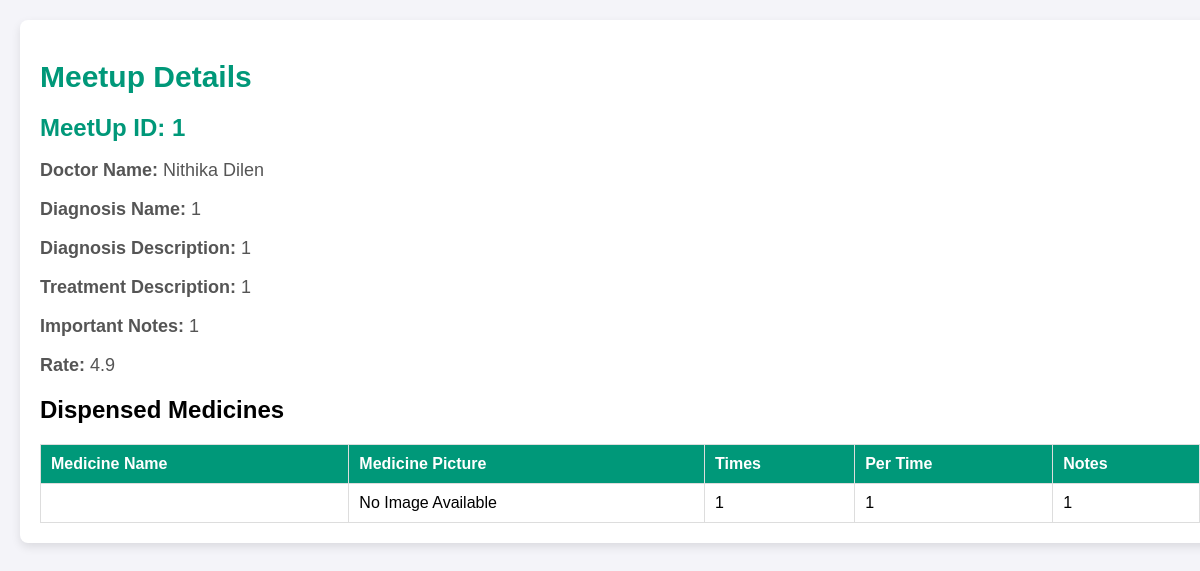
Screenshot of /Doctor/MeetupDetails.php?patientId=200421801205&MeetupID=1 with the database file from the repository.
### Doctor/MeetupDetails.php (the view, shortened to what this page needs)
<?php
$MeetUpID = $_GET['MeetupID'];
include "../DBConnection.php";
$query_meetup = "
    SELECT
        `MeetUp ID`,
        `Patient ID`,
        `Doctor ID`,
        CONCAT(`doctors`.`FirstName`, ' ', `doctors`.`LastName`) AS `DoctorName`,
        `Diagnoze Name`,
        `Diagnoze Description`,
        `Treatment Description`,
        `Important Notes`,
        `Rate`
    FROM `patient-doctor meetups`
    LEFT JOIN `doctors` ON `doctors`.`DoctorID` = `patient-doctor meetups`.`Doctor ID`
    WHERE `MeetUp ID` = ?";
$stmt_meetup = $con->prepare($query_meetup);
$stmt_meetup->bind_param("i", $MeetUpID);
$stmt_meetup->execute();
$meetup = $stmt_meetup->get_result()->fetch_assoc();
$query_medicines = "
    SELECT
        `dispence-medicine`.`Medicine ID`,
        `dispence-medicine`.`times`,
        `dispence-medicine`.`per time`,
        `dispence-medicine`.`Notes`,
        `medicinedetails`.`MedicineName`,
        `medicinedetails`.`PictureOfMedicine`
    FROM `dispence-medicine`
    LEFT JOIN `medicinedetails` ON `medicinedetails`.`MedicineID` = `dispence-medicine`.`Medicine ID`
    WHERE `dispence-medicine`.`MeetUp ID` = ?";
$stmt_medicines = $con->prepare($query_medicines);
$stmt_medicines->bind_param("i", $MeetUpID);
$stmt_medicines->execute();
$medicines = $stmt_medicines->get_result();
?>
<!DOCTYPE html>
<html lang="en">
<head>
</head>
<body>
<div class="container">
    <h1>Meetup Details</h1>
    <div class="details-section">
        <h2>MeetUp ID: <?= htmlspecialchars($meetup['MeetUp ID']); ?></h2>
        <p><strong>Doctor Name:</strong> <?= htmlspecialchars($meetup['DoctorName']); ?></p>
        <p><strong>Diagnosis Name:</strong> <?= htmlspecialchars($meetup['Diagnoze Name']); ?></p>
        <p><strong>Diagnosis Description:</strong> <?= htmlspecialchars($meetup['Diagnoze Description']); ?></p>
        <p><strong>Treatment Description:</strong> <?= htmlspecialchars($meetup['Treatment Description']); ?></p>
        <p><strong>Important Notes:</strong> <?= htmlspecialchars($meetup['Important Notes']); ?></p>
        <p><strong>Rate:</strong>
            <?= $meetup['Rate'] == 0 ? 'Not Rated' : htmlspecialchars($meetup['Rate']); ?>
        </p>
    </div>
    <div class="medicines-section">
        <h2>Dispensed Medicines</h2>
        <?php if ($medicines->num_rows > 0) { ?>
            <table>
                <thead>
                    <tr>
                        <th>Medicine Name</th>
                        <th>Medicine Picture</th>
                        <th>Times</th>
                        <th>Per Time</th>
                        <th>Notes</th>
                    </tr>
                </thead>
                <tbody>
                    <?php while ($medicine = $medicines->fetch_assoc()) { ?>
                        <tr>
                            <td><?= htmlspecialchars($medicine['MedicineName']); ?></td>
                            <td>
                                <?php if ($medicine['PictureOfMedicine']) { ?>
                                    <img src="<?= htmlspecialchars($medicine['PictureOfMedicine']); ?>" class="medicine-image" alt="Medicine Image">
                                <?php } else { ?>
                                    No Image Available
                                <?php } ?>
                            </td>
                            <td><?= htmlspecialchars($medicine['times']); ?></td>
                            <td><?= htmlspecialchars($medicine['per time']); ?></td>
                            <td><?= htmlspecialchars($medicine['Notes']); ?></td>
                        </tr>
                    <?php } ?>
                </tbody>
            </table>
        <?php } else { ?>
            <p>No medicines dispensed for this meetup.</p>
        <?php } ?>
    </div>
</div>
</body>
</html>

### Doctor/MeetupDetails.php (style rules this page uses)
body { font-family: Arial, sans-serif; background-color: #f4f4f9; margin: 0; padding: 20px; }
.container { width: 100%; max-width: 1200px; margin: 0 auto; padding: 20px; background-color: #fff; box-shadow: 0 4px 10px rgba(0, 0, 0, 0.1); border-radius: 8px; }
h1 { font-size: 30px; color: #009879; margin-bottom: 20px; }
.details-section { margin-bottom: 20px; }
.details-section h2 { font-size: 24px; color: #009879; margin-bottom: 10px; }
.details-section p { font-size: 18px; color: #555; }
.medicines-section table { width: 100%; border-collapse: collapse; margin-top: 20px; }
.medicines-section th, .medicines-section td { padding: 10px; border: 1px solid #ddd; text-align: left; }
.medicines-section th { background-color: #009879; color: white; }

### rows the page displays
patient-doctor meetups: MeetUp ID "1", Diagnoze Name "1", Diagnoze Description "1", Treatment Description "1", Important Notes "1", Rate "4.9"
dispence-medicine: times "1", per time "1", Notes "1"

### other values shown
$meetup['DoctorName'] "Nithika Dilen"
